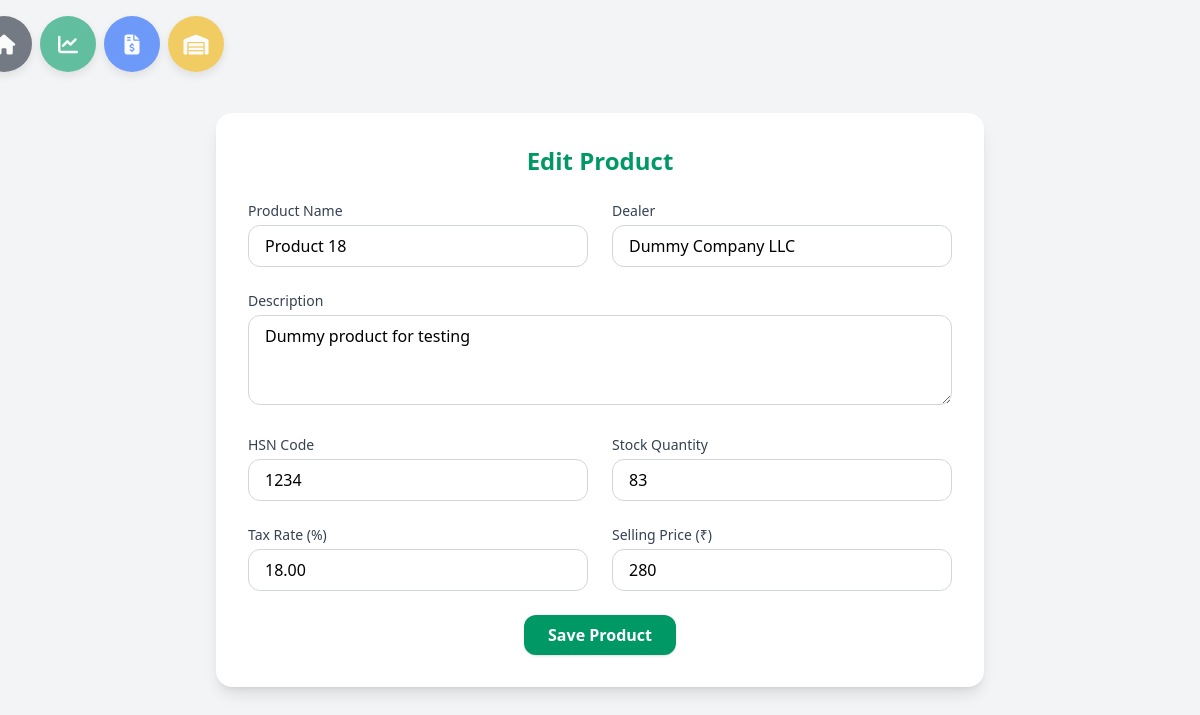
Page /stocks/edit/19 on the earlier database version.
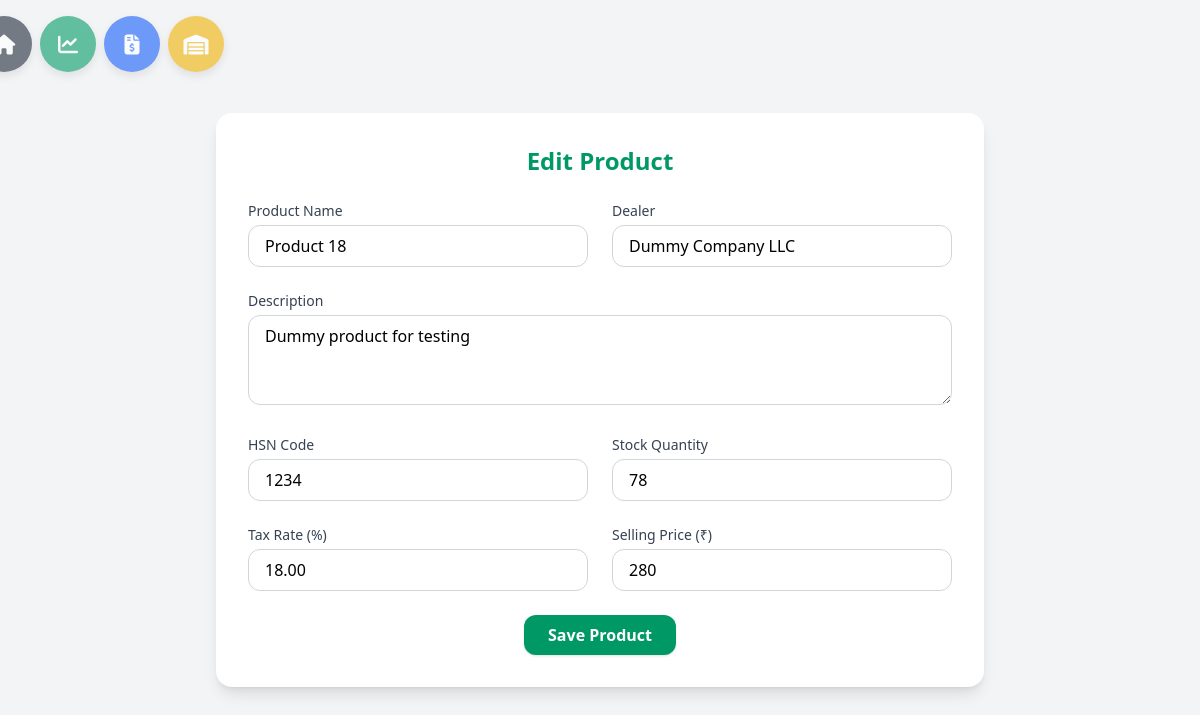
Same page on the later database version.
### stockMang/models.py (models this page shows, shortened)
class Product(models.Model):
    name = models.CharField(max_length=200)
    description = models.TextField(blank=True, null=True)
    hsn_code = models.CharField(max_length=8, blank=True, null=True)
    stock_quantity = models.PositiveIntegerField(default=0)
    tax_rate = models.DecimalField(max_digits=4, decimal_places=2, default=18.00)
    selling_price = models.IntegerField(default=0,blank=True)
    created_at = models.DateTimeField(auto_now_add=True)
    updated_at = models.DateTimeField(auto_now=True)
    dealer = models.CharField(max_length=200, blank=True, null=True)

### stockMang/views.py (the view)
# urls.py: path('edit/<int:id>', views.editStock, name='editStock')
def editStock(request, id):
    product = get_object_or_404(Product, id=id)  # use id
    if request.method == 'POST':
        form = ProductForm(request.POST, instance=product)
        if form.is_valid():
            form.save()
            return redirect('stockMang:stock')  # back to stock list
    else:
        form = ProductForm(instance=product)
    return render(request, 'stockMang/editStock.html', {'form': form})

### stockMang/forms.py
class ProductForm(forms.ModelForm):
    class Meta:
        model = Product
        fields = [
            'name',
            'description',
            'hsn_code',
            'stock_quantity',
            'tax_rate',
            'selling_price',
            'dealer',
        ]
        widgets = {
            'description': forms.Textarea(attrs={'rows': 3}),
        }

### stockMang/templates/stockMang/editStock.html (shortened to what this page needs)
{% extends "main/layout.html" %}
{% load widget_tweaks %}
{% block content %}
<div class="bg-gray-100 min-h-screen flex items-center justify-center">
  <div class="bg-white w-full max-w-3xl rounded-2xl shadow-lg p-8">
    <h1 class="text-2xl font-bold text-center text-emerald-600 mb-6">
      Edit Product
    </h1>
    <form method="POST" class="grid grid-cols-1 md:grid-cols-2 gap-6">
      <div>
        <label class="block text-sm font-medium text-gray-700 mb-1">Product Name</label>
        {{ form.name|add_class:"w-full border border-gray-300 rounded-xl px-4 py-2 focus:outline-none focus:ring-2 focus:ring-emerald-500" }}
      </div>
      <div>
        <label class="block text-sm font-medium text-gray-700 mb-1">Dealer</label>
        {{ form.dealer|add_class:"w-full border border-gray-300 rounded-xl px-4 py-2 focus:outline-none focus:ring-2 focus:ring-emerald-500" }}
      </div>
      <div class="md:col-span-2">
        <label class="block text-sm font-medium text-gray-700 mb-1">Description</label>
        {{ form.description|add_class:"w-full border border-gray-300 rounded-xl px-4 py-2 focus:outline-none focus:ring-2 focus:ring-emerald-500" }}
      </div>
      <div>
        <label class="block text-sm font-medium text-gray-700 mb-1">HSN Code</label>
        {{ form.hsn_code|add_class:"w-full border border-gray-300 rounded-xl px-4 py-2 focus:outline-none focus:ring-2 focus:ring-emerald-500" }}
      </div>
      <div>
        <label class="block text-sm font-medium text-gray-700 mb-1">Stock Quantity</label>
        {{ form.stock_quantity|add_class:"w-full border border-gray-300 rounded-xl px-4 py-2 focus:outline-none focus:ring-2 focus:ring-emerald-500" }}
      </div>
      <div>
        <label class="block text-sm font-medium text-gray-700 mb-1">Tax Rate (%)</label>
        {{ form.tax_rate|add_class:"w-full border border-gray-300 rounded-xl px-4 py-2 focus:outline-none focus:ring-2 focus:ring-emerald-500" }}
      </div>
      <div>
        <label class="block text-sm font-medium text-gray-700 mb-1">Selling Price (₹)</label>
        {{ form.selling_price|add_class:"w-full border border-gray-300 rounded-xl px-4 py-2 focus:outline-none focus:ring-2 focus:ring-emerald-500" }}
      </div>
      <div class="md:col-span-2 flex justify-center">
        <button type="submit" class="bg-emerald-600 text-white font-semibold px-6 py-2 rounded-xl shadow hover:bg-emerald-700 transition">
          Save Product
        </button>
      </div>
    </form>
  </div>
</div>
{% endblock %}

Differences in the rows shown:
changed Product "Product 18": stock_quantity "83" → "78"
